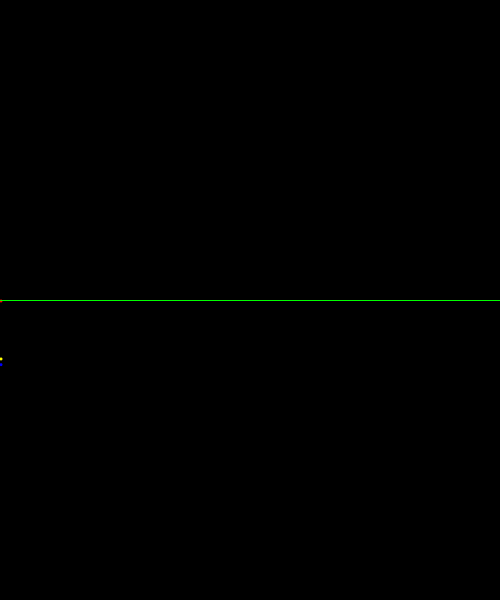
Frame 1 (no input)
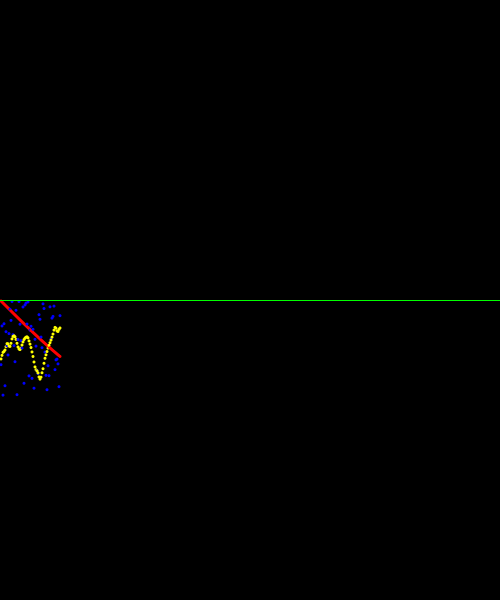
Frame 60 (the mouse pressed at the canvas centre just before this capture)
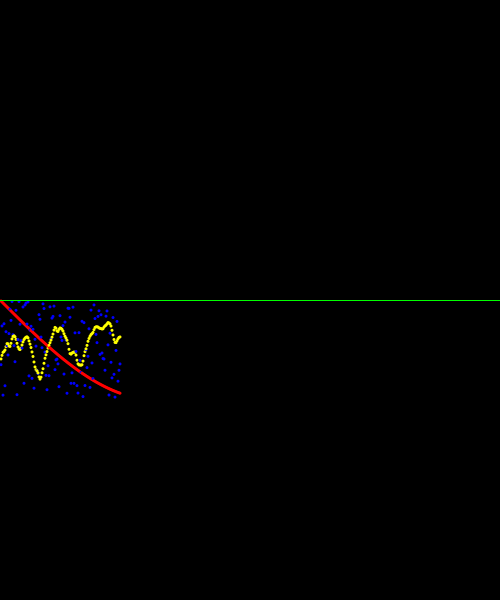
Frame 120 (the mouse held since frame 60 and released just before this capture)

The Processing sketch that drew these frames (run headless with seeded random() and noise(); from frame 60 on, the mouse is pressed at the canvas centre):

// Processing sketch: day6_06_noise
// ── day6_06_noise.pde
void setup() {
  size(500, 600);
  background(0);
}

void draw() {
  //background(0);

  float sinVal = sin(frameCount*0.01) * 100;
  float noiseVal = noise(frameCount*0.05) * 100;
  float randomVal = random(1) * 100;
  float x = frameCount;
  float y = height/2 + sinVal;

  noStroke();
  fill(255, 0, 0); // red
  ellipse(x, y, 3, 3);
  
  y = height/2 + randomVal; // random: 0 to 1
  fill(0, 0, 255); // blue
  ellipse(x, y, 3, 3);
  
  y = height/2 + noiseVal; // noise: 0 to 1
  fill(255, 255, 0); // yellow
  ellipse(x, y, 3, 3);
  
  // line 
  stroke(0, 255, 0); // green
  line(0, height/2, width, height/2);
}
